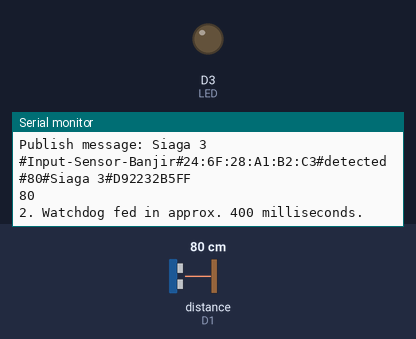
Bench run of a sketch on a simulated ESP8266 (NodeMCU). Shown: output pins drawn as LEDs (lit = HIGH), the last lines printed to the serial monitor. Wiring (inferred from the names in the program): ultrasonic range finder: trigger D2; echo D1. The test bench sets the inputs (shaded band); at power-on: distance to the obstacle (sensor on D1) 80 cm. The echo pulse lasts 58.3 µs per cm; WiFi joins after 1.5 s; servers stay silent unless stated; no MQTT or app messages arrive unless stated; pins used as bus, display or sensor lines are not drawn.

Above: at 2.7 s.
2.8 s: distance to the obstacle (sensor on D1) set to 2 cm
At 4.1 s:
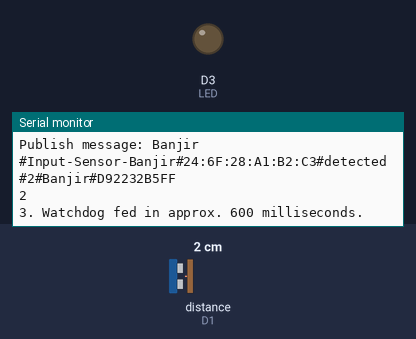
5.0 s: distance to the obstacle (sensor on D1) set to 250 cm
At 6.4 s:
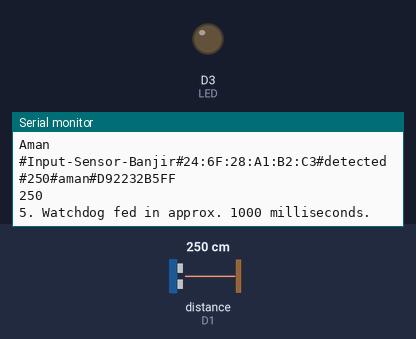
Timing chart, 0 to 8.0 s (numbered marks = the images above; inputs shaded):
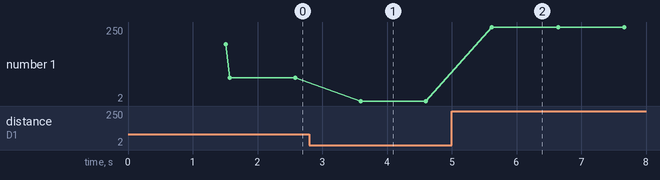

Measured:
- after the input at 2.8 s, the serial monitor: prints a new line after 0.79 s (image 1)
- after the input at 5.0 s, the serial monitor: prints a new line after 0.62 s (image 2)
- plotted number 1: 2 → 250 after the input at 5.0 s

The sketch:

sketch_oct28a_bluelight_banjir.ino
```cpp
/*
    Develop by      : Fahmi Nurfadilah
    Email           : fahmi.nurfadilah1412@gmail.com
    Updated by      : Vitradisa Pratama
    Email           : vitradisa@pptik.itb.ac.id
    Updated by      : Nurman Hariyanto
    Email           : nurman.hariyanto13@gmail.com
    Project         : IoT General
    Version         : 1.2
*/

#include <PubSubClient.h>
#include <ESP8266WiFi.h>
#include <WiFiUdp.h>

// Update these with values suitable for your network.

const char* ssid = "LSKKHomeAuto";
const char* password = "1234567890";
const char* mqtt_server = "167.205.7.226";
const char* mqtt_user = "/bluelight:bluelight";
const char* mqtt_pass = "bluelight123!";
const char* CL = "LSKK-BL-SENSOR-BANJIR-02";
const char* mqtt_pub_topic = "bluelightin";

char msg[100];

WiFiClient espClient;
PubSubClient client(espClient);

byte mac[6];
String MACAddress;

const int echoPin = D1;
const int trigPin = D2;
const int LED = D3;
const int LEDPin = 0;
int loop_count  = 0 ; //loop count loop
void setup_wifi() {
  delay(10);
  // We start by connecting to a WiFi network
  Serial.println();
  Serial.print("Connecting to ");
  Serial.println(ssid);
  WiFi.begin(ssid, password);
  while (WiFi.status() != WL_CONNECTED) {
    delay(500);
    Serial.print(".");
  }
  Serial.println("");
  Serial.println("WiFi connected");
  Serial.println("IP address: ");
  Serial.println(WiFi.localIP());
}

String mac2String(byte ar[]) {
  String s;
  for (byte i = 0; i < 6; ++i)
  {
    char buf[3];
    sprintf(buf, "%2X", ar[i]);
    s += buf;
    if (i < 5) s += ':';
  }
  return s;
}

void printMACAddress() {
  WiFi.macAddress(mac);
  MACAddress = mac2String(mac);
  Serial.println(MACAddress);
}

void callback(char* topic, byte* payload, unsigned int length) {
  Serial.print("Message arrived [");
  Serial.print(topic);
  Serial.print("] ");
  for (int i = 0; i < length; i++) {
    Serial.print((char)payload[i]);
  }
  Serial.println();
  // Switch on the LED if an 1 was received as first character
  if ((char)payload[0] == '1') {
    digitalWrite(LED, HIGH);   // Turn the LED on (Note that HIGH is the voltage level
  } else {
    digitalWrite(LED, LOW);  // Turn the LED off by making the voltage LOW
  }
}

void reconnect() {
  // Loop until we're reconnected
  printMACAddress();
  const char* CL;
  CL = MACAddress.c_str();
  Serial.println(CL);
  while (!client.connected()) {
    Serial.print("Attempting MQTT connection...");
    // Attempt to connect
    if (client.connect(CL, mqtt_user, mqtt_pass)) {
      Serial.println("connected");
      digitalWrite(LED, HIGH);
    } else {
      digitalWrite(LED, LOW);
      Serial.print("failed, rc=");
      Serial.print(client.state());
      Serial.println(" try again in 5 seconds");
      ESP.restart();
      delay(5000);
    }
  }
}

void setup()
{
  Serial.begin(115200);
  setup_wifi();
  printMACAddress();
  client.setServer(mqtt_server, 1883);
  client.setCallback(callback);
  pinMode(LED, OUTPUT);
  pinMode(trigPin, OUTPUT);
  pinMode(echoPin, INPUT);
  pinMode(LEDPin, OUTPUT);
  watchdogSetup();
}

void watchdogSetup(void) {
  cli();
  ESP.wdtDisable();
}
void loop() {
  String pubmsg1 = "";
  String pubmsg2 = "";
  String pubmsg3 = "";
  String pubmsg4 = "";
  /* Berikut siklus trigPin atau echo pin yang digunakan
    untuk menentukan jarak objek terdekat dengan memantulkan
    gelombang suara dari itu. */
  int maximumRange = 200; //kebutuhan akan maksimal range
  int minimumRange = 00; //kebutuhan akan minimal range
  long duration, distance; //waktu untuk kalkulasi jarak
  digitalWrite(trigPin, LOW); delayMicroseconds(2);
  digitalWrite(trigPin, HIGH); delayMicroseconds(10);
  digitalWrite(trigPin, LOW);
  duration = pulseIn(echoPin, HIGH);
  distance = duration / 58.2;
  String jenis_iot = "Input-Sensor-Banjir";
  String mac = MACAddress;
  String data_1 = ("detected");
  int data_2 = (distance);
  String siaga1 = ("Siaga 1");
  String siaga2 = ("Siaga 2");
  String siaga3 = ("Siaga 3");
  String siaga4 = ("Banjir");
  String aman = ("aman");
  String kode_device = "D92232B5FF";
  Serial.print("Publish message: ");


  //perhitungan untuk dijadikan jarak

  for (int i = 0; i <= loop_count; i++) {
    if (!client.connected()) {
      reconnect();
    }
    client.loop();

  }
  if (distance >= maximumRange || distance <= minimumRange)
  {
    Serial.println("-1"); digitalWrite(LEDPin, HIGH);
  }
  if (distance >= 200)
  {
    Serial.println("Aman");
      String pubmsg5 = "#" + jenis_iot + "#" + mac + "#" + data_1 + "#" + data_2 + "#" + aman + "#" + kode_device;
    //harus di convert dulu ke charbyte
    char dataStatus5[200];
    pubmsg5.toCharArray(dataStatus5, sizeof(dataStatus5));

    client.publish(mqtt_pub_topic, dataStatus5);
    Serial.println(dataStatus5);


  }
  else if (distance >= 180)
  {
    Serial.println("Siaga 1");
    String pubmsg1 = "#" + jenis_iot + "#" + mac + "#" + data_1 + "#" + data_2 + "#" + siaga1 + "#" + kode_device;
    //harus di convert dulu ke charbyte
    char dataStatus1[200];
    pubmsg1.toCharArray(dataStatus1, sizeof(dataStatus1));

    client.publish(mqtt_pub_topic, dataStatus1);
    Serial.println(dataStatus1);

  }
  else if (distance >= 120)
  {
    Serial.println("Siaga 2");
    String pubmsg2 = "#" + jenis_iot + "#" + mac + "#" + data_1 + "#" + data_2 + "#" + siaga2 + "#" + kode_device;
    //harus di convert dulu ke charbyte
    char dataStatus2[200];
    pubmsg2.toCharArray(dataStatus2, sizeof(dataStatus2));

    client.publish(mqtt_pub_topic, dataStatus2);
    Serial.println(dataStatus2);
  }
  else if (distance >= 60)
  {
    Serial.println("Siaga 3");
    String pubmsg3 = "#" + jenis_iot + "#" + mac + "#" + data_1 + "#" + data_2 + "#" + siaga3 + "#" + kode_device;
    //harus di convert dulu ke charbyte
    char dataStatus3[200];
    pubmsg3.toCharArray(dataStatus3, sizeof(dataStatus3));

    client.publish(mqtt_pub_topic, dataStatus3);
    Serial.println(dataStatus3);
  }

  else if (distance < 60)
  {
    Serial.println("Banjir");
    String pubmsg4 = "#" + jenis_iot + "#" + mac + "#" + data_1 + "#" + data_2 + "#" + siaga4 + "#" + kode_device;
    //harus di convert dulu ke charbyte
    char dataStatus4[200];
    pubmsg4.toCharArray(dataStatus4, sizeof(dataStatus4));

    client.publish(mqtt_pub_topic, dataStatus4);
    Serial.println(dataStatus4);
  }
  /*Kirim jarak ke komputer menggunakan Serial protokol, dan
    menghidupkan LED OFF untuk menunjukkan membaca sukses. */
  Serial.println(distance);
  digitalWrite(LEDPin, LOW);
 loop_count++;
  ESP.wdtFeed();
  Serial.print(loop_count);
  Serial.print(". Watchdog fed in approx. ");
  Serial.print(loop_count * 200);
  Serial.println(" milliseconds.");


  delay(1000);
}
```
